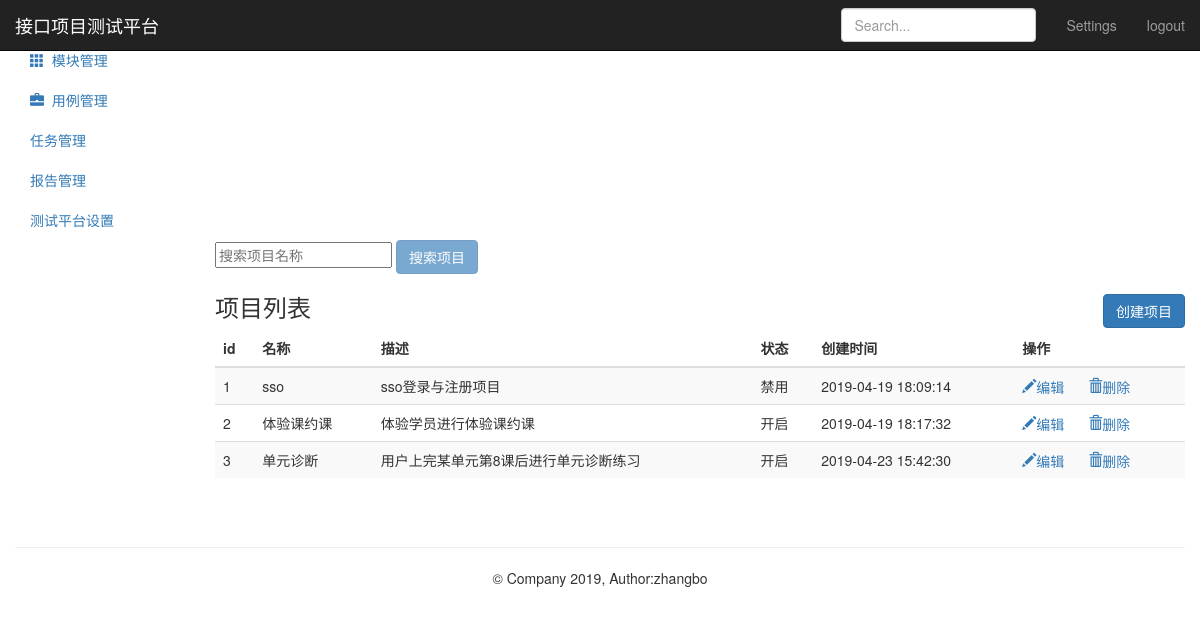
Screenshot of /project/ (signed in) with the database file from the repository.
### project_app/models.py (models this page shows, shortened)
class Project(models.Model):
      name = models.CharField("名称",max_length=50,null=False)
      describe = models.TextField("描述",default="",max_length=50)
      status = models.BooleanField("状态",default=1)
      update_time = models.DateTimeField(auto_now=True)
      create_time = models.DateTimeField(auto_now_add=True)

### project_app/views.py (the view)
# urls.py: path('',views.project_manage),
@login_required
def project_manage(request):
    project_all = Project.objects.all()
    return render(request,"project.html",{"projects":project_all,"type":"list"})

### templates/project.html (shortened to what this page needs)
{% extends "base.html" %}
{% block base %}
     <nav class="navbar navbar-inverse navbar-fixed-top">
        <div class="container-fluid">
            <div class="navbar-header">
            <a class="navbar-brand" href="#">接口项目测试平台</a>
            </div>
            <div id="navbar" class="navbar-collapse collapse">
                <ul class="nav navbar-nav navbar-right">
                    <li><a href="#">Settings</a></li>
                    <li><a href="/logout/">logout</a></li>
                </ul>
                <form class="navbar-form navbar-right">
                    <input type="text" class="form-control" placeholder="Search...">
                </form>
            </div>
        </div>
     </nav>
    <div class="container-fluid">
        <div class="row">
            <div class="col-sm-3 col-md-2 sidebar">
                <ul class="nav nav-sidebar">
                    <li class="active">
                        <a href="/project/">
                        </a>
                    </li>
                    <li>
                        <a href="/module/">
                            <i class="glyphicon glyphicon-th"></i>&nbsp;&nbsp;模块管理
                        </a>
                    </li>
               </ul>
               <ul class="nav nav-sidebar">
                   <li>
                       <a href="/testcase/">
                           <i class="glyphicon glyphicon-briefcase"></i>&nbsp;&nbsp;用例管理
                       </a>
                   </li>
                   <li><a href="">任务管理</a></li>
               </ul>
               <ul class="nav nav-sidebar">
                    <li><a href="">报告管理</a></li>
                    <li><a href="">测试平台设置</a></li>
               </ul>
            </div>
            <div class="col-sm-9 col-sm-offset-3 col-md-10 col-md-offset-2 main">
                {% if type == "list" %}
                <form class="project" method="post" name="project-page" action="search/">
                    <input  type="text" name="search-project" placeholder="搜索项目名称">
                    <button class="btn btn-primary" type="submit" disabled="disabled">搜索项目</button>
                </form>
                <h3 class="sub-header">项目列表
                    <button class="btn btn-primary" name="submit" style="float:right;"
                            onclick="location.href='/project/add_project/'">创建项目</button>
                </h3>
                <div class="table-responsive">
                    <table class="table table-striped">
                        <thead>
                            <tr style="text-align: center">
                                <th>id</th>
                                <th>名称</th>
                                <th>描述</th>
                                <th>状态</th>
                                <th>创建时间</th>
                                <th>操作</th>
                            </tr>
                        </thead>
                        <tbody>
                            {% for project in projects %}
                            <tr>
                                  <td>{{ project.id}}</td>
                                  <td>{{ project.name}}</td>
                                  <td>{{ project.describe}}</td>
                                  <td>
                                      {% if project.status == True %}
                                          <span>开启</span>
                                      {% elif project.status == False %}
                                          <span>禁用</span>
                                      {% endif %}
                                  </td>
                                  <td>{{ project.create_time | date:"Y-m-d H:i:s" }}</td>
                                  <td>
                                      <a href="/project/edit_project/{{ project.id }}/">
                                          <i class="glyphicon glyphicon-pencil">编辑</i>
                                      </a>
                                      <a href="/project/delete_project/{{ project.id }}/" style="margin-left:20px;">
                                          <i class="glyphicon glyphicon-trash">删除</i>
                                      </a>
                                  </td>
                            </tr>
                            {% endfor %}
                        </tbody>
                    </table>
                </div>
                {% endif %}
            </div>
        </div>
    </div>
{% endblock %}

### rows the page displays
Project: id "1", name "sso", describe "sso登录与注册项目", status "禁用", create_time "2019-04-19 18:09:14"
Project: id "2", name "体验课约课", describe "体验学员进行体验课约课", status "开启", create_time "2019-04-19 18:17:32"
Project: id "3", name "单元诊断", describe "用户上完某单元第8课后进行单元诊断练习", status "开启", create_time "2019-04-23 15:42:30"
